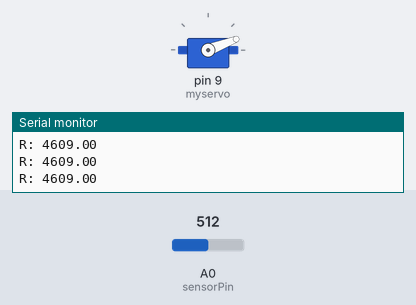
Bench run of a sketch on a simulated Arduino Uno, built with avr-gcc and run on an emulated ATmega328P. On the bench: servo, the last lines printed to the serial monitor. The test bench sets the inputs (shaded band); at power-on: A0 (sensorPin) = 512.

Above: at 1.3 s.
1.4 s: A0 (sensorPin) set to 418
4.6 s: A0 (sensorPin) set to 392
At 5.0 s:
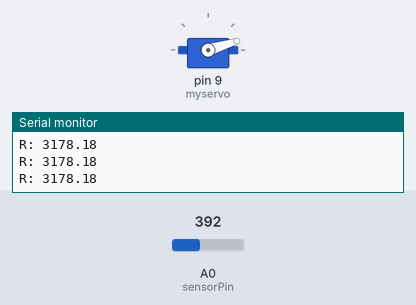
6.3 s: A0 (sensorPin) set to 1023
At 6.6 s:
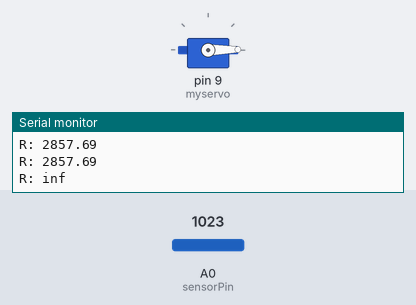
9.5 s: A0 (sensorPin) set to 306
At 10.0 s:
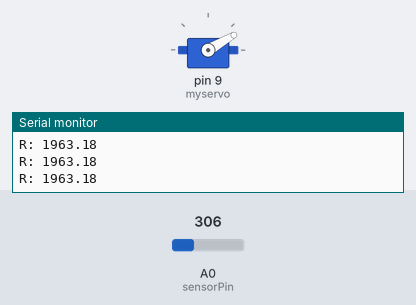
Timing chart, 0 to 12.0 s (numbered marks = the images above; inputs shaded):
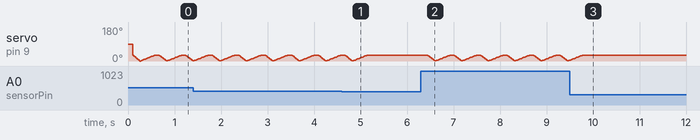

Measured:
- after the input at 4.6 s, servo on pin 9 (myservo): goes on until 5.1 s, then stays 30°
- after the input at 9.5 s, servo on pin 9 (myservo): goes on until 9.8 s, then stays 30°

The sketch:

servoDinoGame.ino
```cpp
#include <Servo.h>

Servo myservo;  // create servo object to control a servo
// twelve servo objects can be created on most boards

const int sensorPin = A0;  // Analog input pin that senses Vout
int sensorValue = 0;       // sensorPin default value
int pos = 30;    // variable to store the servo position
float Vin = 5;             // Input voltage
float Vout = 0;            // Vout default value
float Rref = 4600;          // Reference resistor's value in ohms (you can give this value in kiloohms or megaohms - the resistance of the tested resistor will be given in the same units)
float R = 0;               // Tested resistors default value

void setup ()
{
  Serial.begin(9600);      // Initialize serial communications at 9600 bps
  myservo.attach(9);  // attaches the servo on pin 9 to the servo object
}

void loop ()
{
  sensorValue = analogRead(sensorPin);  // Read Vout on analog input pin A0 (Arduino can sense from 0-1023, 1023 is 5V)
  Vout = (Vin * sensorValue) / 1023;    // Convert Vout to volts
  R = Rref * (1 / ((Vin / Vout) - 1));  // Formula to calculate tested resistor's value
  Serial.print("R: ");
  Serial.println(R);                    // Give calculated resistance in Serial Monitor
  delay(100);                          // Delay in milliseconds between reeds

  if (R>3000){
      for (pos = 30; pos >= 0; pos -= 1) { // goes from 0 degrees to 180 degrees
    // in steps of 1 degree
    myservo.write(pos);
    delay(5);              // tell servo to go to position in variable 'pos'
    }
   for (pos = 0; pos <= 30; pos += 1) { // goes from 180 degrees to 0 degrees
     myservo.write(pos);              // tell servo to go to position in variable 'pos'
     delay(10);                  // waits 15ms for the servo to reach the position
   }
  }

}
```
